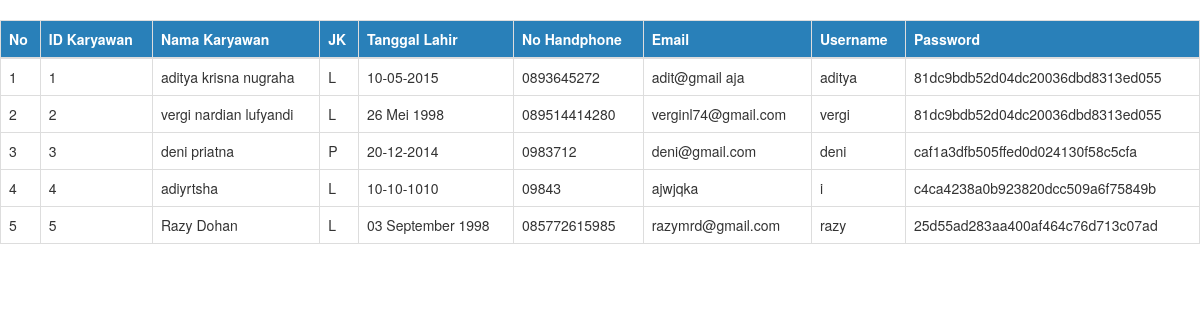
/Absensi/admin/data_karyawan.php, run on the app's committed database.
### tables this page shows
CREATE TABLE IF NOT EXISTS `tbl_karyawan` (
`id_karyawan` int(2) NOT NULL,
  `nama_karyawan` varchar(50) NOT NULL,
  `jk` varchar(1) NOT NULL,
  `tgl_lahir` varchar(30) NOT NULL,
  `no_hp` varchar(12) NOT NULL,
  `email` varchar(100) NOT NULL,
  `username` varchar(50) NOT NULL,
  `password` varchar(50) NOT NULL
);

### Absensi/admin/data_karyawan.php (the view, shortened to what this page needs)
<!doctype html>
<html>
<head>
<link rel="stylesheet" href="../../css/vergi.css">
<link rel="stylesheet" href="../../css/bootstrap.min.css">
<link rel="stylesheet" href="../../css/dataTables.bootstrap.css">
<link rel="stylesheet" href="../../css/jquery.dataTables.min.css" />
<link rel="stylesheet" href="../../css/responsive.dataTables.min.css" />
</head>
<body><br>
<form method="post" >
<table id="example" class="display responsive nowrap table table-bordered" cellspacing="0" width="100%">
            <div class="container">
            <div class="box-body table-responsive">
                    <thead>
                        <tr class="tr">
                            <th>No</th>
                            <th>ID Karyawan</th>
                            <th>Nama Karyawan</th>
                            <th>JK</th>
                            <th>Tanggal Lahir</th>
                             <th>No Handphone</th>
                              <th>Email</th>
                               <th>Username</th>
                               <th>Password</th>
                        </tr>
                    </thead>
 <?php
					$result = mysql_query("SELECT * FROM tbl_karyawan");
					$no = 1;
                    while ($row = mysql_fetch_array($result)) {
                        ?>
                                            <tr>
                            <td><?php echo $no; ?></td>
                            <td><?php echo $row['id_karyawan']?></td>
                            <td><?php echo $row['nama_karyawan']?></td>
                             <td><?php echo $row['jk']?></td>
                              <td><?php echo $row['tgl_lahir']?></td>
                               <td><?php echo $row['no_hp']?></td>
                              <td><?php echo $row['email']?></td>
                                <td><?php echo $row['username']?></td>
                                 <td><?php echo $row['password']?></td>
</tr>
<?php  $no++;  }
					?>
		</div>
        </div>
                </table>
</form>
    </body>
</html>

### css/vergi.css (style rules this page uses)
.tr { background-color:#2980b9; color:#FFFFFF; border-color:#2980b9; }

### data on the page
tbl_karyawan: id_karyawan "1", nama_karyawan "aditya krisna nugraha", jk "L", tgl_lahir "10-05-2015", no_hp "0893645272", email "adit@gmail aja", username "aditya", password "81dc9bdb52d04dc20036dbd8313ed055"
tbl_karyawan: id_karyawan "2", nama_karyawan "vergi nardian lufyandi", jk "L", tgl_lahir "26 Mei 1998", no_hp "089514414280", email "verginl74@gmail.com", username "vergi", password "81dc9bdb52d04dc20036dbd8313ed055"
tbl_karyawan: id_karyawan "3", nama_karyawan "deni priatna", jk "P", tgl_lahir "20-12-2014", no_hp "0983712", email "deni@gmail.com", username "deni", password "caf1a3dfb505ffed0d024130f58c5cfa"
tbl_karyawan: id_karyawan "4", nama_karyawan "adiyrtsha", jk "L", tgl_lahir "10-10-1010", no_hp "09843", email "ajwjqka", username "i", password "c4ca4238a0b923820dcc509a6f75849b"
tbl_karyawan: id_karyawan "5", nama_karyawan "Razy Dohan", jk "L", tgl_lahir "03 September 1998", no_hp "085772615985", email "razymrd@gmail.com", username "razy", password "25d55ad283aa400af464c76d713c07ad"
